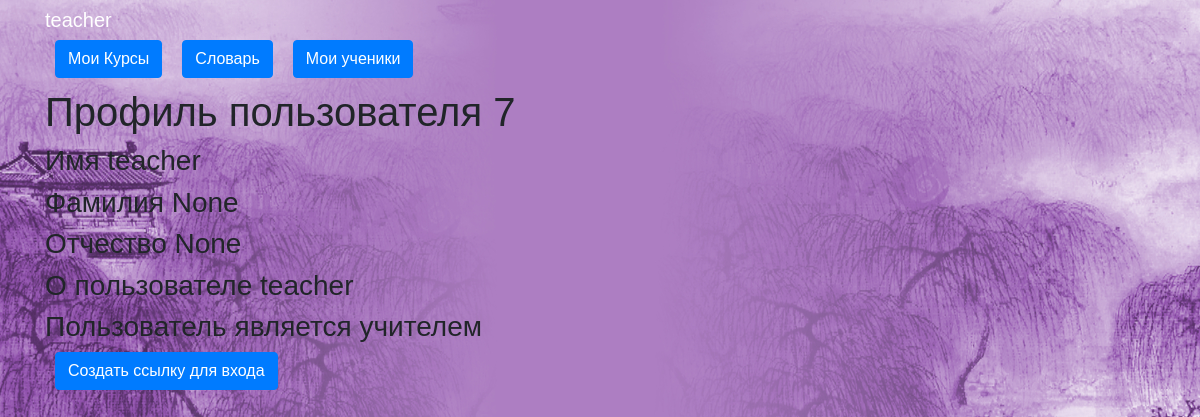
The page /profile/7 (signed in) on the database as committed earlier.
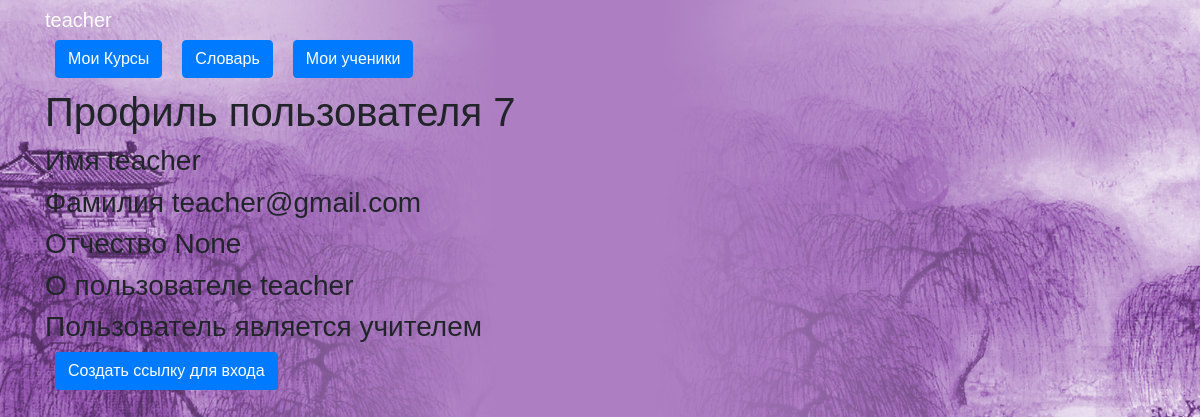
The same page on the database as committed later.
### data/users.py (models this page shows, shortened)
class User(SqlAlchemyBase, UserMixin, SerializerMixin):
    __tablename__ = 'users'
    id = sqlalchemy.Column(sqlalchemy.Integer,
                           primary_key=True, autoincrement=True)
    name = sqlalchemy.Column(sqlalchemy.String, nullable=True)
    last_name = sqlalchemy.Column(sqlalchemy.String, nullable=True)
    patronymic = sqlalchemy.Column(sqlalchemy.String, nullable=True)
    email = sqlalchemy.Column(sqlalchemy.String,
                              index=True, unique=True, nullable=True)
    about = sqlalchemy.Column(sqlalchemy.String, nullable=True)
    hashed_password = sqlalchemy.Column(sqlalchemy.String, nullable=True)
    teacher = sqlalchemy.Column(sqlalchemy.Boolean, nullable=True)
    creator = sqlalchemy.Column(sqlalchemy.Integer, nullable=True)
    courses = orm.relation("Courses",
                           secondary="users_to_course",
                           backref="users")
    words = orm.relation("Words", back_populates='user')
    hash_token = sqlalchemy.Column(sqlalchemy.Integer, nullable=True, unique=True)

### main.py (the view)
@app.route('/profile/<int:user_id>', methods=['GET', 'POST'])
def user_profile(user_id):
    db_sess = db_session.create_session()
    if current_user.id == user_id:
        return render_template('profile.html', user=current_user, is_owner=1)
    profile_user = db_sess.query(User).get(user_id)
    return render_template('profile.html', user=profile_user, is_owner=0)

### data/db_session.py (called while the page is built)
def create_session() -> Session:
    global __factory
    return __factory()

### main.py (called while the page is built)
@login_manager.user_loader
def load_user(user_id):
    db_sess = db_session.create_session()
    return db_sess.query(User).get(user_id)

### templates/profile.html
{% extends "base.html" %}
{% block content %}
<h1>Профиль пользователя {{ user.id }}</h1>
<h3>Имя {{ user.name }}</h3>
<h3>Фамилия {{ user.last_name }}</h3>
<h3>Отчество {{ user.patronymic }}</h3>
<h3>О пользователе {{ user.about }}</h3>
{% if user.teacher %}
<h3>Пользователь является учителем</h3>
{% else %}
<h3>Пользователь является учеником</h3>
{% endif %}
{% if is_owner %}
<a href="/change_profile" class="btn btn-primary">Изменить аккаунт</a>
<a href="/logout" class="btn btn-primary">Выйти из аккаунта</a>
<a href="/delete_user/{{ user.id }}" class="btn btn-primary">Удалить аккаунт</a>
{% else %}
    {% if current_user.id == user.creator %}
        <a class="btn btn-primary" href="/generate_link/{{ user.id }}">Создать ссылку для входа</a>
    {% endif %}
{% endif %}
{% endblock %}

### templates/base.html (shortened to what this page needs)
<!doctype html>
<html lang="en">
<head>
    <link rel="stylesheet"
          href="https://stackpath.bootstrapcdn.com/bootstrap/4.4.1/css/bootstrap.min.css"
>
    <link rel="stylesheet" href="/static/style.css">
</head>
<body>
<header class="header">
    <div class="container">
        <div class="header_inner">
            <nav>
                {% if current_user.is_authenticated %}
                <a class="navbar-brand" href="/profile/{{ current_user.id }}" style="color: white;">
                    {{ current_user.name}}</a>
                {% endif %}
                {% if current_user.is_authenticated %}
                <div class="nav" id="up buttons">
                    <a id="nav button 1" class="btn btn-primary" href="/courses" style="color: white;">Мои Курсы</a>
                    <a id="nav button 2" class="btn btn-primary" href="/dictionary" style="color: white;">Словарь</a>
                    {% if current_user.teacher %}
                    <a id="nav button 3" class="btn btn-primary" href="/pupils" style="color: white;">Мои ученики</a>
                    {% endif %}
                </div>
                {% endif %}
            </nav>
        </div>
    </div>
</header>
<main role="main" class="container">
    {% block content %}{% endblock %}
</main>
</body>
</html>

### static/style.css (style rules this page uses)
body { font-family: 'Montserrat', sans-serif; font-size: 15px; color: #33; background: url('background_paint.jpg'); -webkit-background-size: cover; background-size: cover; }
.header { width: 100%; top: 0; left: 0; right: 0; z-index: 1000; }
.navbar-brand { color: #fff; position: relative; }
.btn { margin: 0 10px; margin-bottom: 10px; }
.btn-primary { display: inline-block; vertical-align: top; color: white; overflow: hidden; text-overflow: ellipsis; }

Rows that differ between the two databases and show on the page:
changed User "None": last_name "None" → "teacher@gmail.com"
